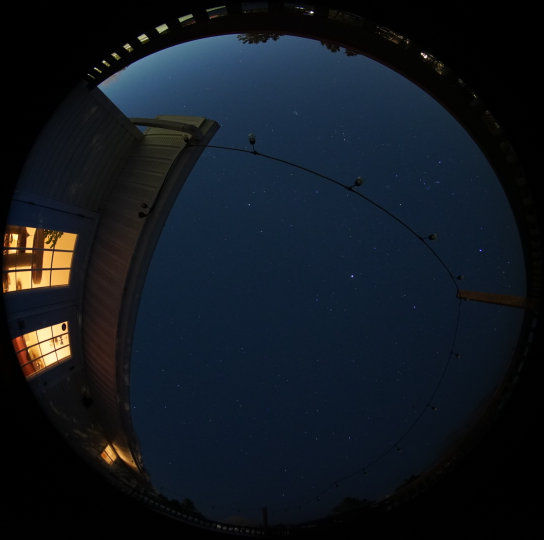
#> input picture sampleimages/00001005.jpg, 1088 x 1080 px, given in place of 00000687.jpg, which was not available (shown at 1/2 size)
$ python black_balance_corr_test.py
#> lines starting #> are read from the running program, lines starting #| are printed output that depends on the picture; pictures that were not available may be replaced by others from this repository, and a replacement may not be noted
#> further down, image_A is the input picture: shape (1080, 1088, 3); mean B, G, R 32.4, 24.3, 17.8
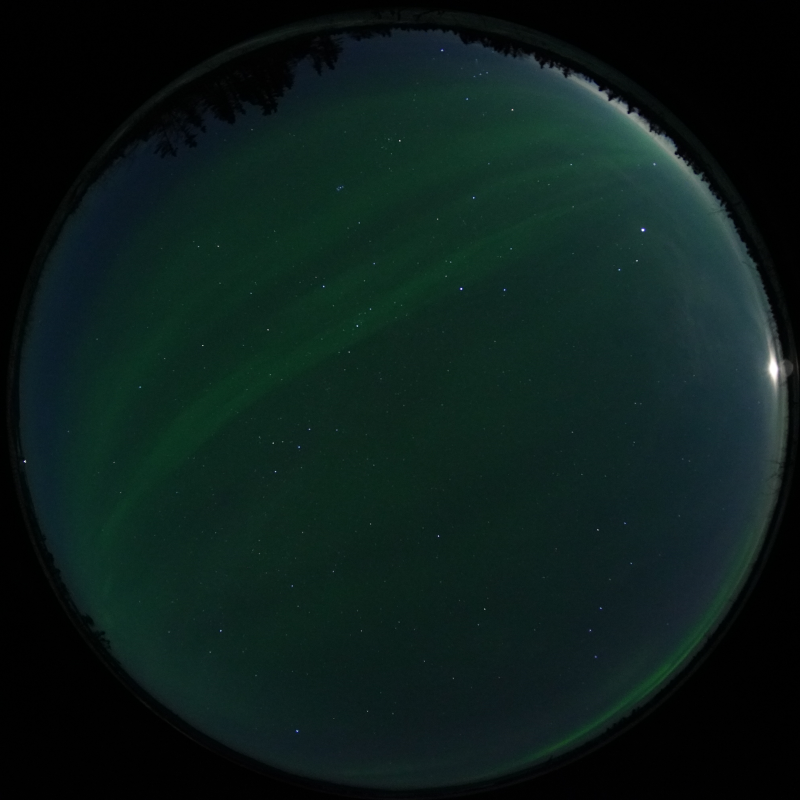
#> input picture sampleimages/00001728.jpg, 4000 x 4000 px (shown at 1/5 size)
#> further down, image_B is the input picture: shape (4000, 4000, 3); mean B, G, R 26.4, 29.4, 12.5
import cv2
import numpy as np


"""
This demo test is to adjust the JPG output of the ZVE-10
The issue seems to be that even with colour temp WB, there is still frame to frame variance in the black point

For the relatively flat picture profile 3, this can be mitigated with the algorithm below,
effectively adjusting the y-intercept of the curve adjustment, and keeping 255 pinned for all channels

The correction_factor scales the adjustment and is empirical.
0 = no adjust, 1 = full adjust

The sample used is the top left 100x100px area of the images which is a
pseudo dark frame outside the image circle (except for massive overexposure)

Designed to work on output JPGs
"""
def adjust_to_match_blacklift(image_A, image_B, sample_size=100, correction_factor=1.0, set_level=[0,0,0]):
#> called with sample_size = 100, correction_factor = 1
    hA, wA, _ = image_A.shape
#> hA = 1080; wA = 1088
    hB, wB, _ = image_B.shape
#> hB = 4000; wB = 4000

    sample_A = image_A[0:sample_size, wA - sample_size:wA]
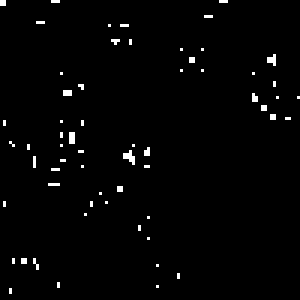
#> sample_A: shape (100, 100, 3) (shown 3 times larger); values 0 (black) and 1 (white), 1.6% white in thin lines or dots
    sample_B = image_B[0:sample_size, wB - sample_size:wB]
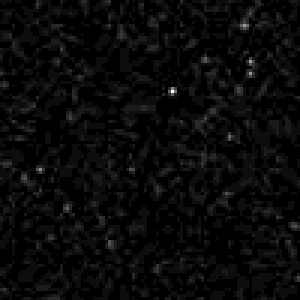
#> sample_B: shape (100, 100, 3) (shown 3 times larger); min 0, max 19, mean 0.712; drawn with min black and max white

    mean_A = sample_A.mean(axis=(0, 1))  # BGR
#> mean_A = [0.016, 0.016, 0.016]
    mean_B = sample_B.mean(axis=(0, 1))
#> mean_B = [0.712, 0.712, 0.712]

    # Delta (A - B)
    if set_level:
        delta = mean_A - set_level
#> delta = [0.016, 0.016, 0.016]
    else:
        delta = mean_A = mean_B
    delta = delta * correction_factor

    # Black lift per channel
    black = -delta
#> black = [-0.016, -0.016, -0.016]
    black = np.clip(black, -128, 128)

    # Prepare output
    adjusted_channels = []

    x = np.arange(256, dtype=np.float32)

    # Split channels
    channels = cv2.split(image_A)

    for c in range(3):
        b = black[c]
        slope = (255.0 - b) / 255.0

        y = slope * x + b
        lut = np.clip(y, 0, 255).astype(np.uint8)

        adjusted_c = cv2.LUT(channels[c], lut)
        adjusted_channels.append(adjusted_c)
#> this loop made 3 passes
#> pass 1, in adjust_to_match_blacklift, `adjusted_c = cv2.LUT(channels[c], lut)`:
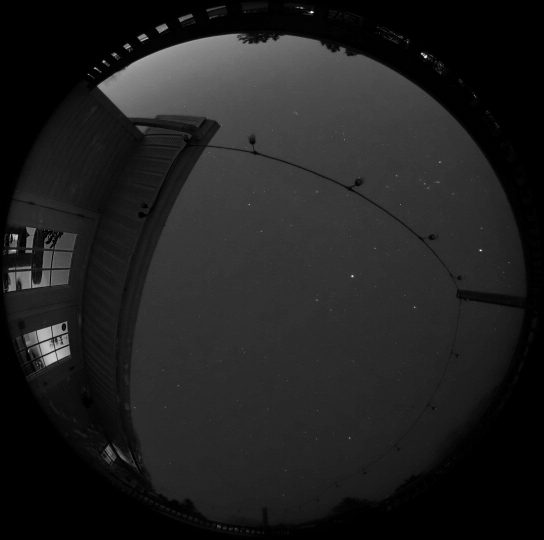
#> adjusted_c: shape (1080, 1088) (shown at 1/2 size); min 0, max 254, mean 31.6
#> pass 2, in adjust_to_match_blacklift, `adjusted_c = cv2.LUT(channels[c], lut)`:
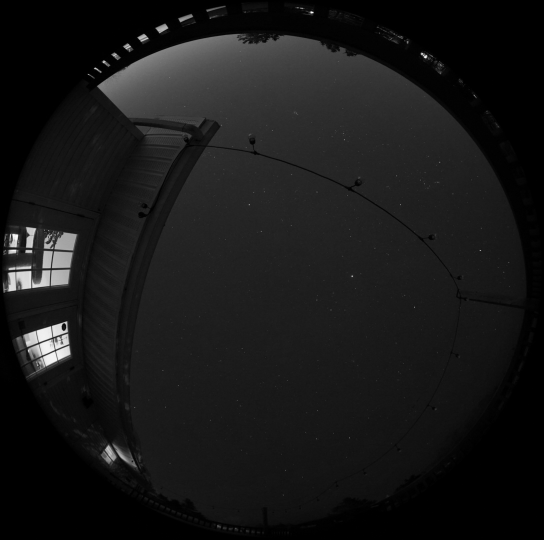
#> adjusted_c: shape (1080, 1088) (shown at 1/2 size); min 0, max 254, mean 23.5
#> pass 3, in adjust_to_match_blacklift, `adjusted_c = cv2.LUT(channels[c], lut)`:
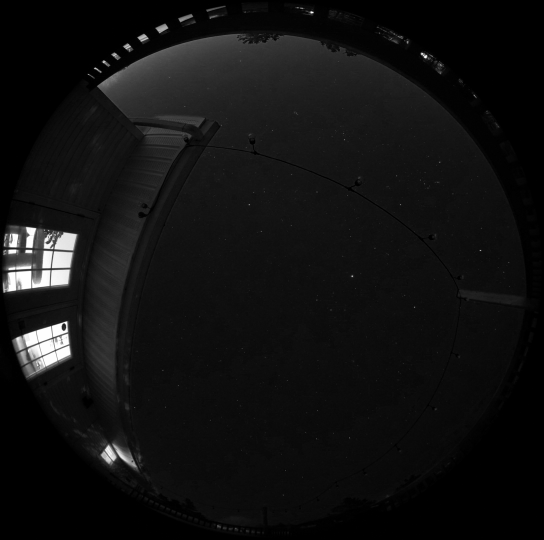
#> adjusted_c: shape (1080, 1088) (shown at 1/2 size); min 0, max 254, mean 17
#> after the loop, adjusted_channels = 3 items

    adjusted = cv2.merge(adjusted_channels)
    return adjusted

def show_half_overlay(adjusted, image_B):
    """
    Display a half-and-half overlay: top half image_B, bottom half adjusted.
    Both images must be the same shape.
    """
#> (the run stopped early here; a loop or call above may not have finished)
